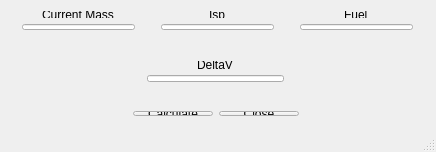
<?xml version="1.0" encoding="UTF-8"?>
<ui version="4.0">
 <class>MainWindow</class>
 <widget class="QMainWindow" name="MainWindow">
  <property name="geometry">
   <rect>
    <x>0</x>
    <y>0</y>
    <width>436</width>
    <height>152</height>
   </rect>
  </property>
  <property name="windowTitle">
   <string>Delta-V Calculator</string>
  </property>
  <widget class="QWidget" name="centralWidget">
   <widget class="QWidget" name="">
    <property name="geometry">
     <rect>
      <x>150</x>
      <y>0</y>
      <width>135</width>
      <height>41</height>
     </rect>
    </property>
    <layout class="QVBoxLayout" name="verticalLayout_2">
     <item alignment="Qt::AlignHCenter">
      <widget class="QLabel" name="label_2">
       <property name="text">
        <string>Isp</string>
       </property>
      </widget>
     </item>
     <item>
      <widget class="QLineEdit" name="isp"/>
     </item>
    </layout>
   </widget>
   <widget class="QWidget" name="">
    <property name="geometry">
     <rect>
      <x>289</x>
      <y>0</y>
      <width>135</width>
      <height>41</height>
     </rect>
    </property>
    <layout class="QVBoxLayout" name="verticalLayout">
     <item alignment="Qt::AlignHCenter">
      <widget class="QLabel" name="label_3">
       <property name="text">
        <string>Fuel</string>
       </property>
      </widget>
     </item>
     <item>
      <widget class="QLineEdit" name="fuel"/>
     </item>
    </layout>
   </widget>
   <widget class="QWidget" name="">
    <property name="geometry">
     <rect>
      <x>0</x>
      <y>50</y>
      <width>431</width>
      <height>43</height>
     </rect>
    </property>
    <layout class="QHBoxLayout" name="horizontalLayout_2">
     <item>
      <spacer name="horizontalSpacer">
       <property name="orientation">
        <enum>Qt::Horizontal</enum>
       </property>
       <property name="sizeHint" stdset="0">
        <size>
         <width>40</width>
         <height>20</height>
        </size>
       </property>
      </spacer>
     </item>
     <item>
      <layout class="QVBoxLayout" name="verticalLayout_4">
       <item alignment="Qt::AlignHCenter">
        <widget class="QLabel" name="label_4">
         <property name="text">
          <string>DeltaV</string>
         </property>
        </widget>
       </item>
       <item>
        <widget class="QLineEdit" name="ans"/>
       </item>
      </layout>
     </item>
     <item>
      <spacer name="horizontalSpacer_2">
       <property name="orientation">
        <enum>Qt::Horizontal</enum>
       </property>
       <property name="sizeHint" stdset="0">
        <size>
         <width>40</width>
         <height>20</height>
        </size>
       </property>
      </spacer>
     </item>
    </layout>
   </widget>
   <widget class="QWidget" name="">
    <property name="geometry">
     <rect>
      <x>11</x>
      <y>0</y>
      <width>135</width>
      <height>41</height>
     </rect>
    </property>
    <layout class="QVBoxLayout" name="verticalLayout_3">
     <item alignment="Qt::AlignHCenter">
      <widget class="QLabel" name="label">
       <property name="text">
        <string>Current Mass</string>
       </property>
      </widget>
     </item>
     <item>
      <widget class="QLineEdit" name="mass"/>
     </item>
    </layout>
   </widget>
   <widget class="QWidget" name="">
    <property name="geometry">
     <rect>
      <x>0</x>
      <y>100</y>
      <width>431</width>
      <height>27</height>
     </rect>
    </property>
    <layout class="QHBoxLayout" name="horizontalLayout_3">
     <item>
      <spacer name="horizontalSpacer_3">
       <property name="orientation">
        <enum>Qt::Horizontal</enum>
       </property>
       <property name="sizeHint" stdset="0">
        <size>
         <width>40</width>
         <height>20</height>
        </size>
       </property>
      </spacer>
     </item>
     <item>
      <layout class="QHBoxLayout" name="horizontalLayout">
       <item>
        <widget class="QPushButton" name="pushButton_2">
         <property name="text">
          <string>Calculate</string>
         </property>
        </widget>
       </item>
       <item>
        <widget class="QPushButton" name="pushButton">
         <property name="text">
          <string>Close</string>
         </property>
        </widget>
       </item>
      </layout>
     </item>
     <item>
      <spacer name="horizontalSpacer_4">
       <property name="orientation">
        <enum>Qt::Horizontal</enum>
       </property>
       <property name="sizeHint" stdset="0">
        <size>
         <width>40</width>
         <height>20</height>
        </size>
       </property>
      </spacer>
     </item>
    </layout>
   </widget>
   <zorder>ans</zorder>
   <zorder>pushButton</zorder>
   <zorder>layoutWidget</zorder>
   <zorder>label</zorder>
   <zorder>label_2</zorder>
   <zorder>label_3</zorder>
   <zorder>label_4</zorder>
   <zorder>ans</zorder>
   <zorder>horizontalSpacer</zorder>
   <zorder>horizontalSpacer_2</zorder>
   <zorder>horizontalSpacer_3</zorder>
   <zorder>horizontalSpacer_4</zorder>
   <zorder>pushButton_2</zorder>
   <zorder>horizontalSpacer_3</zorder>
   <zorder>horizontalSpacer_4</zorder>
  </widget>
  <widget class="QStatusBar" name="statusBar"/>
 </widget>
 <layoutdefault spacing="6" margin="11"/>
 <tabstops>
  <tabstop>mass</tabstop>
  <tabstop>isp</tabstop>
  <tabstop>fuel</tabstop>
  <tabstop>ans</tabstop>
  <tabstop>pushButton_2</tabstop>
  <tabstop>pushButton</tabstop>
 </tabstops>
 <resources/>
 <connections>
  <connection>
   <sender>pushButton</sender>
   <signal>clicked()</signal>
   <receiver>MainWindow</receiver>
   <slot>close()</slot>
   <hints>
    <hint type="sourcelabel">
     <x>217</x>
     <y>112</y>
    </hint>
    <hint type="destinationlabel">
     <x>361</x>
     <y>115</y>
    </hint>
   </hints>
  </connection>
 </connections>
</ui>
